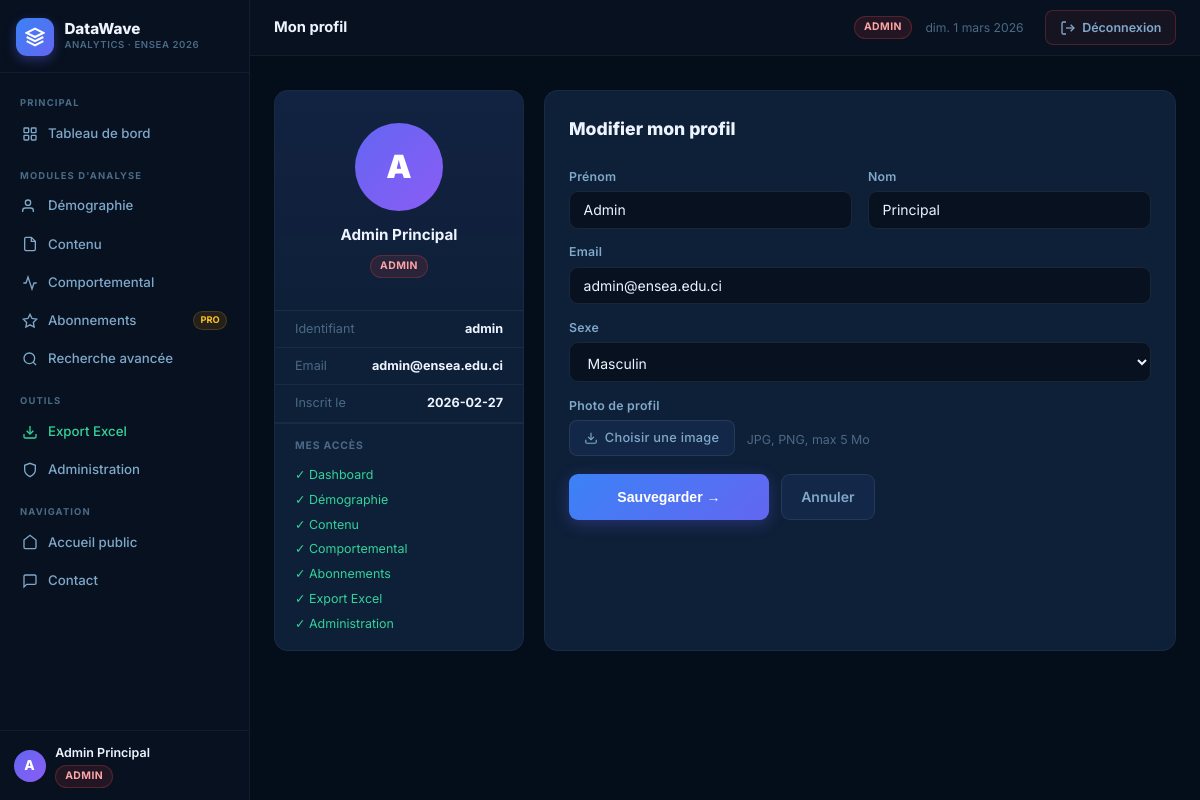
Screenshot of /profile (signed in) with the database file from the repository.
### tables this page shows
CREATE TABLE users (
            id         INTEGER PRIMARY KEY AUTOINCREMENT,
            username   TEXT UNIQUE NOT NULL,
            password   TEXT NOT NULL,
            first_name TEXT DEFAULT '',
            last_name  TEXT DEFAULT '',
            email      TEXT DEFAULT '',
            gender     TEXT DEFAULT '',
            role       TEXT DEFAULT 'viewer',
            photo      TEXT DEFAULT 'default.png',
            is_active  INTEGER DEFAULT 1,
            created_at TIMESTAMP DEFAULT CURRENT_TIMESTAMP
        );

### app.py (the view, shortened to what this page needs)
@app.route('/accounts/profile', methods=['GET','POST'])
@app.route('/profile', methods=['GET','POST'])
@login_required
def profile():
    db = get_db()
    user = db.execute('SELECT * FROM users WHERE id=?', (session['user_id'],)).fetchone()
    return render_template('profile.html', user=user)

### app.py (called while the page is built)
def get_db():
    if 'db' not in g:
        g.db = sqlite3.connect(DATABASE)
        g.db.row_factory = sqlite3.Row
    return g.db

def login_required(f):
    @wraps(f)
    def dec(*a, **kw):
        if 'user_id' not in session:
            flash('Veuillez vous connecter pour accéder à cette page.', 'warning')
            return redirect(url_for('login'))
        return f(*a, **kw)
    return dec

### templates/profile.html (shortened to what this page needs)
{% extends 'base.html' %}
{% block page_title %}Mon profil{% endblock %}
{% block content %}
<div style="display:grid;grid-template-columns:250px 1fr;gap:1.25rem">
  <div class="card-panel" style="align-self:start;overflow:hidden;padding:0">
    <div style="padding:2rem 1.5rem;text-align:center;background:linear-gradient(180deg,rgba(99,102,241,.05),transparent);border-bottom:1px solid var(--brd1)">
      {% if user['photo'] and user['photo'] != 'default.png' %}
      <img src="{{ url_for('static', filename='uploads/' + user['photo']) }}" style="width:88px;height:88px;border-radius:50%;object-fit:cover;border:3px solid var(--indigo);margin-bottom:.75rem">
      {% else %}
      <div style="width:88px;height:88px;border-radius:50%;background:linear-gradient(135deg,#6366f1,#8b5cf6);display:flex;align-items:center;justify-content:center;font-size:2rem;font-weight:900;color:white;margin:0 auto .75rem">{{ (user['first_name'] or '?')[0]|upper }}</div>
      {% endif %}
      <div style="font-weight:700;font-size:.95rem;margin-bottom:.4rem">{{ user['first_name'] }} {{ user['last_name'] }}</div>
      <span class="rtag rt-{{ user['role'] }}">{{ user['role']|upper }}</span>
    </div>
    <div>
      {% for label, val in [('Identifiant', user['username']), ('Email', user['email'] or '—'), ('Inscrit le', user['created_at'][:10] if user['created_at'] else '—')] %}
      <div style="display:flex;justify-content:space-between;align-items:center;padding:.5rem 1.25rem;border-bottom:1px solid var(--brd1);font-size:.79rem">
        <span style="color:var(--t3)">{{ label }}</span>
        <strong style="color:var(--txt)">{{ val }}</strong>
      </div>
      {% endfor %}
    </div>
    <div style="padding:.9rem 1.25rem;border-top:1px solid var(--brd1)">
      <div style="font-size:.65rem;font-weight:700;text-transform:uppercase;letter-spacing:.08em;color:var(--t3);margin-bottom:.5rem">Mes accès</div>
      {% for lbl, ok in [('Dashboard', True), ('Démographie', True), ('Contenu', True), ('Comportemental', True), ('Abonnements', user['role'] in ['admin','manager','analyst']), ('Export Excel', user['role'] in ['admin','manager']), ('Administration', user['role'] == 'admin')] %}
      <div style="font-size:.78rem;padding:.15rem 0;color:{{ '#34d399' if ok else 'var(--t3)' }}">{{ '✓' if ok else '✗' }} {{ lbl }}</div>
      {% endfor %}
    </div>
  </div>
  <div class="card-panel">
    <h2 style="font-size:1.1rem;font-weight:800;margin-bottom:1.5rem">Modifier mon profil</h2>
    <form method="POST" action="{{ url_for('profile') }}" enctype="multipart/form-data">
      <div style="display:grid;grid-template-columns:1fr 1fr;gap:1rem">
        <div class="field"><label>Prénom</label><input type="text" name="first_name" value="{{ user['first_name'] or '' }}" required></div>
        <div class="field"><label>Nom</label><input type="text" name="last_name" value="{{ user['last_name'] or '' }}" required></div>
      </div>
      <div class="field"><label>Email</label><input type="email" name="email" value="{{ user['email'] or '' }}" placeholder="votre@email.com"></div>
      <div class="field">
        <label>Sexe</label>
        <select name="gender">
          <option value="M" {{ 'selected' if user['gender']=='M' else '' }}>Masculin</option>
        </select>
      </div>
      <div class="field">
        <label>Photo de profil</label>
        <div style="display:flex;align-items:center;gap:.75rem">
          <label for="pf" style="display:inline-flex;align-items:center;gap:.4rem;background:var(--s2);border:1px solid var(--brd2);border-radius:8px;padding:.42rem .9rem;cursor:pointer;font-size:.8rem;font-weight:500;color:var(--t2)">
            <svg width="14" height="14" fill="none" stroke="currentColor" stroke-width="2" viewBox="0 0 24 24"><path d="M21 15v4a2 2 0 0 1-2 2H5a2 2 0 0 1-2-2v-4"/><polyline points="7 10 12 15 17 10"/><line x1="12" y1="15" x2="12" y2="3"/></svg>
            Choisir une image
          </label>
          <span id="pfn" style="font-size:.78rem;color:var(--t3)">JPG, PNG, max 5 Mo</span>
        </div>
      </div>
      <div style="display:flex;gap:.75rem;margin-top:.5rem">
        <button type="submit" class="btn-submit" style="max-width:200px">Sauvegarder →</button>
        <a href="{{ url_for('dashboard') }}" class="btn-ghost-link">Annuler</a>
      </div>
    </form>
  </div>
</div>
{% endblock %}

### templates/base.html (shortened to what this page needs)
<!DOCTYPE html>
<html lang="fr">
<head>
  <link rel="stylesheet" href="{{ url_for('static', filename='css/style.css') }}">
</head>
<body class="{{ 'app-body' if session.user_id else 'pub-body' }}">
{% if session.user_id %}
<aside class="sidebar" id="sidebar">
  <div class="sb-brand">
    <div class="sb-logo"><svg width="20" height="20" fill="none" stroke="white" stroke-width="2.5" viewBox="0 0 24 24"><path d="M12 2L2 7l10 5 10-5-10-5z"/><path d="M2 17l10 5 10-5"/><path d="M2 12l10 5 10-5"/></svg></div>
    <div><div class="sb-name">DataWave</div><div class="sb-sub">Analytics · ENSEA 2026</div></div>
  </div>
  <nav class="sb-nav">
    <div class="sb-sec">PRINCIPAL</div>
    <a href="{{ url_for('dashboard') }}" class="sb-link {% if request.endpoint=='dashboard' %}active{% endif %}">
      <svg width="16" height="16" fill="none" stroke="currentColor" stroke-width="2" viewBox="0 0 24 24"><rect x="3" y="3" width="7" height="7" rx="1"/><rect x="14" y="3" width="7" height="7" rx="1"/><rect x="14" y="14" width="7" height="7" rx="1"/><rect x="3" y="14" width="7" height="7" rx="1"/></svg>
      Tableau de bord
    </a>
    <div class="sb-sec">MODULES D'ANALYSE</div>
    <a href="{{ url_for('analytics_demographic') }}" class="sb-link {% if request.endpoint=='analytics_demographic' %}active{% endif %}">
      <svg width="16" height="16" fill="none" stroke="currentColor" stroke-width="2" viewBox="0 0 24 24"><path d="M17 21v-2a4 4 0 0 0-4-4H5a4 4 0 0 0-4 4v2"/><circle cx="9" cy="7" r="4"/></svg>
      Démographie
    </a>
    <a href="{{ url_for('analytics_content') }}" class="sb-link {% if request.endpoint=='analytics_content' %}active{% endif %}">
      <svg width="16" height="16" fill="none" stroke="currentColor" stroke-width="2" viewBox="0 0 24 24"><path d="M14 2H6a2 2 0 0 0-2 2v16a2 2 0 0 0 2 2h12a2 2 0 0 0 2-2V8z"/><polyline points="14 2 14 8 20 8"/></svg>
      Contenu
    </a>
    <a href="{{ url_for('analytics_behavioral') }}" class="sb-link {% if request.endpoint=='analytics_behavioral' %}active{% endif %}">
      <svg width="16" height="16" fill="none" stroke="currentColor" stroke-width="2" viewBox="0 0 24 24"><polyline points="22 12 18 12 15 21 9 3 6 12 2 12"/></svg>
      Comportemental
    </a>
    <a href="{{ url_for('analytics_subscriptions') }}" class="sb-link {% if request.endpoint=='analytics_subscriptions' %}active{% endif %}">
      <svg width="16" height="16" fill="none" stroke="currentColor" stroke-width="2" viewBox="0 0 24 24"><polygon points="12 2 15.09 8.26 22 9.27 17 14.14 18.18 21.02 12 17.77 5.82 21.02 7 14.14 2 9.27 8.91 8.26 12 2"/></svg>
      Abonnements
      {% if session.role in ['admin','manager','analyst'] %}<span class="sb-pro">PRO</span>{% endif %}
    </a>
    <a href="{{ url_for('analytics_search') }}" class="sb-link {% if request.endpoint=='analytics_search' %}active{% endif %}">
      <svg width="16" height="16" fill="none" stroke="currentColor" stroke-width="2" viewBox="0 0 24 24"><circle cx="11" cy="11" r="8"/><line x1="21" y1="21" x2="16.65" y2="16.65"/></svg>
      Recherche avancée
    </a>
    <div class="sb-sec">OUTILS</div>
    {% if session.role in ['admin','manager'] %}
    <a href="{{ url_for('export_excel') }}" class="sb-link sb-link-green">
      <svg width="16" height="16" fill="none" stroke="currentColor" stroke-width="2" viewBox="0 0 24 24"><path d="M21 15v4a2 2 0 0 1-2 2H5a2 2 0 0 1-2-2v-4"/><polyline points="7 10 12 15 17 10"/><line x1="12" y1="15" x2="12" y2="3"/></svg>
      Export Excel
    </a>
    {% endif %}
    <a href="{{ url_for('admin_panel') }}" class="sb-link {% if request.endpoint=='admin_panel' %}active{% endif %}">
      <svg width="16" height="16" fill="none" stroke="currentColor" stroke-width="2" viewBox="0 0 24 24"><path d="M12 22s8-4 8-10V5l-8-3-8 3v7c0 6 8 10 8 10z"/></svg>
      Administration
    </a>
    <div class="sb-sec">NAVIGATION</div>
    <a href="{{ url_for('home') }}" class="sb-link">
      <svg width="16" height="16" fill="none" stroke="currentColor" stroke-width="2" viewBox="0 0 24 24"><path d="M3 9l9-7 9 7v11a2 2 0 0 1-2 2H5a2 2 0 0 1-2-2z"/></svg>
      Accueil public
    </a>
    <a href="{{ url_for('contact') }}" class="sb-link">
      <svg width="16" height="16" fill="none" stroke="currentColor" stroke-width="2" viewBox="0 0 24 24"><path d="M21 15a2 2 0 0 1-2 2H7l-4 4V5a2 2 0 0 1 2-2h14a2 2 0 0 1 2 2z"/></svg>
      Contact
    </a>
  </nav>
  <a href="{{ url_for('profile') }}" class="sb-user" style="text-decoration:none">
    <div class="sb-av">{{ (session.first_name or '?')[0]|upper }}</div>
    <div class="sb-uinfo">
      <div class="sb-uname">{{ session.first_name }} {{ session.last_name }}</div>
      <div class="rtag rt-{{ session.role }}">{{ session.role|upper }}</div>
    </div>
  </a>
</aside>
<div class="main-wrap">
  <header class="topbar">
    <span class="tb-title">{% block page_title %}DataWave Analytics{% endblock %}</span>
    <div class="tb-right">
      <span class="rtag rt-{{ session.role }}">{{ session.role|upper }}</span>
      <span class="tb-date" id="tb-date"></span>
      <a href="{{ url_for('logout') }}" class="tb-logout" title="Se déconnecter">
        <svg width="16" height="16" fill="none" stroke="currentColor" stroke-width="2" viewBox="0 0 24 24"><path d="M9 21H5a2 2 0 0 1-2-2V5a2 2 0 0 1 2-2h4"/><polyline points="16 17 21 12 16 7"/><line x1="21" y1="12" x2="9" y2="12"/></svg>
        Déconnexion
      </a>
    </div>
  </header>
  <div class="flash-bar">
  </div>
  <main class="page-content">
    {% block content %}{% endblock %}
  </main>
</div>
{% endif %}
</body>
</html>

### templates/base.html (style rules this page uses)
*,*::before,*::after { box-sizing:border-box;margin:0;padding:0 }
html { background:#040d1a }
body { font-family:"Segoe UI",-apple-system,BlinkMacSystemFont,Helvetica,Arial,system-ui,sans-serif;background:#040d1a;color:#eef4ff;min-height:100vh }

### rows the page displays
users: last_name "Principal", first_name "A", first_name "Admin", role "ADMIN", label "Identifiant", username "admin", label "Email", email "admin@ensea.edu.ci"

### other values shown
{{ (session.first_name or '?')[0]|upper }} "A"
{{ session.first_name }} "Admin"
{{ session.role|upper }} "ADMIN"
{{ label }} "Inscrit le"
{{ val }} "2026-02-27"
{{ '✓' if ok else '✗' }} "✓" "✓" "✓" "✓" "✓" "✓" "✓"
{{ lbl }} "Dashboard" "Démographie" "Contenu" "Comportemental" "Abonnements" "Export Excel" "Administration"
